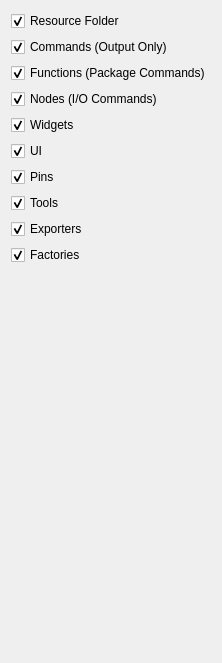
         <widget class="QWidget" name="tab_45">
          <attribute name="title">
           <string>Package</string>
          </attribute>
          <layout class="QVBoxLayout" name="verticalLayout_53">
           <item>
            <widget class="QCheckBox" name="chkPackageResource">
             <property name="text">
              <string>Resource Folder</string>
             </property>
             <property name="checked">
              <bool>true</bool>
             </property>
            </widget>
           </item>
           <item>
            <widget class="QCheckBox" name="chkPackageCommands">
             <property name="text">
              <string>Commands (Output Only)</string>
             </property>
             <property name="checked">
              <bool>true</bool>
             </property>
            </widget>
           </item>
           <item>
            <widget class="QCheckBox" name="chkPackageFunctions">
             <property name="text">
              <string>Functions (Package Commands)</string>
             </property>
             <property name="checked">
              <bool>true</bool>
             </property>
            </widget>
           </item>
           <item>
            <widget class="QCheckBox" name="chkPackageNodes">
             <property name="text">
              <string>Nodes (I/O Commands)</string>
             </property>
             <property name="checked">
              <bool>true</bool>
             </property>
            </widget>
           </item>
           <item>
            <widget class="QCheckBox" name="chkPackageWidgets">
             <property name="text">
              <string>Widgets</string>
             </property>
             <property name="checked">
              <bool>true</bool>
             </property>
            </widget>
           </item>
           <item>
            <widget class="QCheckBox" name="chkPackageUI">
             <property name="text">
              <string>UI</string>
             </property>
             <property name="checked">
              <bool>true</bool>
             </property>
            </widget>
           </item>
           <item>
            <widget class="QCheckBox" name="chkPackagePins">
             <property name="text">
              <string>Pins</string>
             </property>
             <property name="checked">
              <bool>true</bool>
             </property>
            </widget>
           </item>
           <item>
            <widget class="QCheckBox" name="chkPackageTools">
             <property name="text">
              <string>Tools</string>
             </property>
             <property name="checked">
              <bool>true</bool>
             </property>
            </widget>
           </item>
           <item>
            <widget class="QCheckBox" name="chkPackageExporters">
             <property name="text">
              <string>Exporters</string>
             </property>
             <property name="checked">
              <bool>true</bool>
             </property>
            </widget>
           </item>
           <item>
            <widget class="QCheckBox" name="chkPackageFactories">
             <property name="text">
              <string>Factories</string>
             </property>
             <property name="checked">
              <bool>true</bool>
             </property>
            </widget>
           </item>
           <item>
            <spacer name="verticalSpacer_11">
             <property name="orientation">
              <enum>Qt::Vertical</enum>
             </property>
             <property name="sizeHint" stdset="0">
              <size>
               <width>20</width>
               <height>387</height>
              </size>
             </property>
            </spacer>
           </item>
          </layout>
         </widget>
